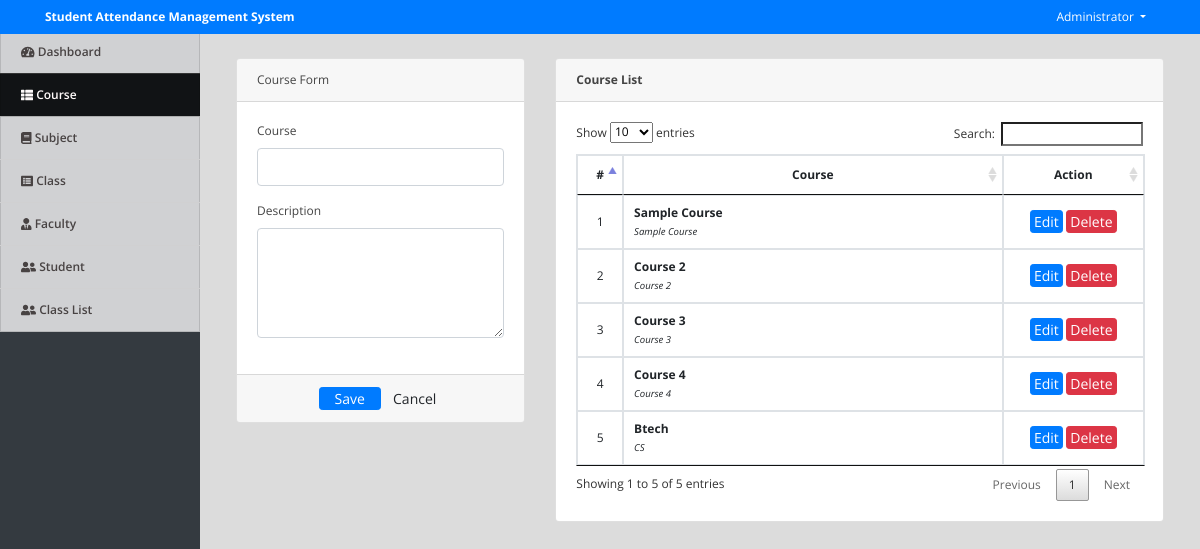
Screenshot of /index.php?page=courses (signed in) with the database file from the repository.
### tables this page shows
CREATE TABLE `courses` (
  `id` int(30) NOT NULL,
  `course` varchar(100) NOT NULL,
  `description` text NOT NULL,
  `date_created` datetime NOT NULL DEFAULT current_timestamp()
);

### courses.php (the view, shortened to what this page needs)
<?php include('db_connect.php');?>
<div class="container-fluid">
	<div class="col-lg-12">
		<div class="row">
			<div class="col-md-4">
			<form action="" id="manage-course">
				<div class="card">
					<div class="card-header">
						    Course Form
				  	</div>
					<div class="card-body">
							<div class="form-group">
								<label class="control-label">Course</label>
								<input type="text" class="form-control" name="course" required>
							</div>
							<div class="form-group">
								<label class="control-label">Description</label>
								<textarea name="description" id="" cols="30" rows="4" class="form-control" required></textarea>
							</div>
					</div>
					<div class="card-footer">
						<div class="row">
							<div class="col-md-12">
								<button class="btn btn-sm btn-primary col-sm-3 offset-md-3"> Save</button>
								<button class="btn btn-sm btn-default col-sm-3" type="reset"> Cancel</button>
							</div>
						</div>
					</div>
				</div>
			</form>
			</div>
			<div class="col-md-8">
				<div class="card">
					<div class="card-header">
						<b>Course List</b>
					</div>
					<div class="card-body">
						<table class="table table-bordered table-hover">
							<thead>
								<tr>
									<th class="text-center" width="5%">#</th>
									<th class="text-center">Course</th>
									<th class="text-center" width="25%">Action</th>
								</tr>
							</thead>
							<tbody>
								<?php
								$i = 1;
								$course = $conn->query("SELECT * FROM courses order by id asc");
								while($row=$course->fetch_assoc()):
								?>
								<tr>
									<td class="text-center"><?php echo $i++ ?></td>
									<td class="">
										<p><b><?php echo ucwords($row['course']) ?></b></p>
										<small><i><?php echo $row['description'] ?></i></small>
									</td>
									<td class="text-center">
										<button class="btn btn-sm btn-primary edit_course" type="button" data-id="<?php echo $row['id'] ?>"  data-course="<?php echo $row['course'] ?>"  data-description="<?php echo $row['description'] ?>" >Edit</button>
										<button class="btn btn-sm btn-danger delete_course" type="button" data-id="<?php echo $row['id'] ?>">Delete</button>
									</td>
								</tr>
								<?php endwhile; ?>
							</tbody>
						</table>
					</div>
				</div>
			</div>
		</div>
	</div>
</div>

### assets/css/style.css (style rules this page uses)
body { font-family: "Open Sans", sans-serif; color: #444444; width: 100%; height: calc(100%); font-size: 12px; }
.btn-sm { padding: .0001rem .2rem; }

### index.php (style rules this page uses)
body { background: #80808045; }

### courses.php (style rules this page uses)
td { vertical-align: middle !important; }
td p { margin: unset; }

### rows the page displays
courses: course "Sample Course", description "Sample Course"
courses: course "Course 2", description "Course 2"
courses: course "Course 3", description "Course 3"
courses: course "Course 4", description "Course 4"
courses: course "Btech", description "CS"

### other values shown
$_SESSION['system']['name'] "Student Attendance Management System"
$_SESSION['login_name'] "Administrator"
